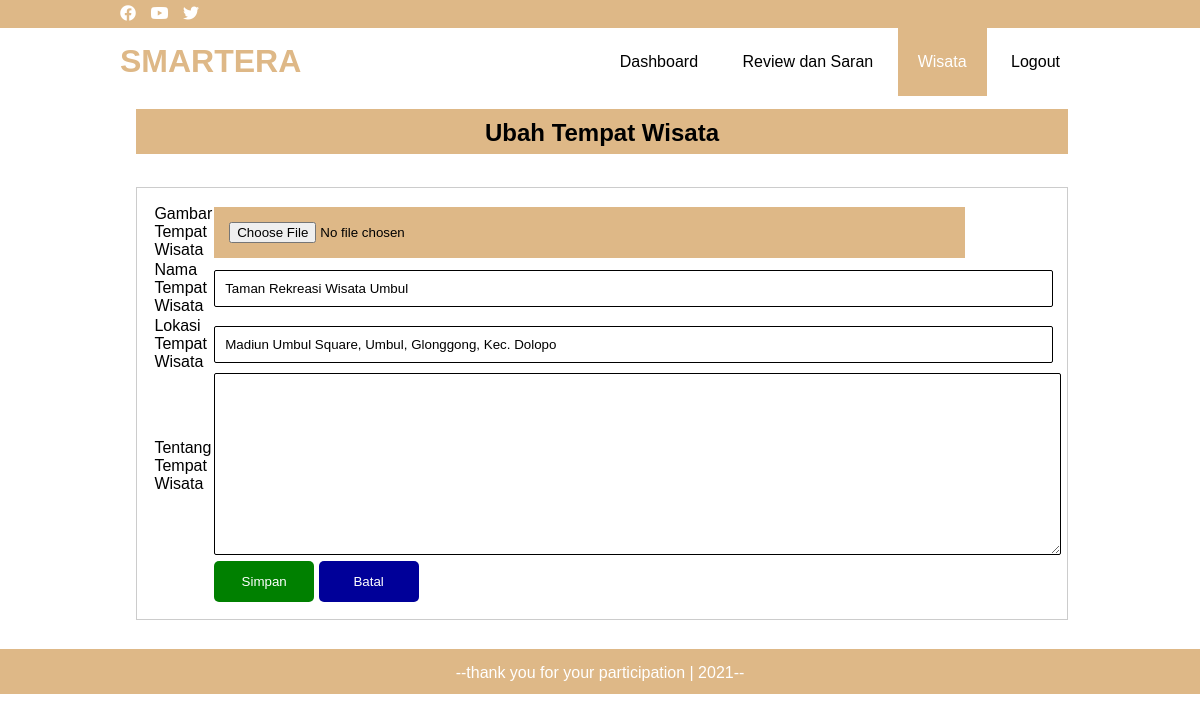
/pengelola/wisata/ubah.php?id_tempatwisata=1, run on the app's committed database.
### tables this page shows
CREATE TABLE `tempatwisata` (
  `id_tempatwisata` int(11) NOT NULL,
  `nama_tempatwisata` varchar(50) NOT NULL,
  `lokasi` varchar(100) NOT NULL,
  `tentang_tempatwisata` varchar(1024) NOT NULL,
  `gambar_tempatwisata` varchar(50) NOT NULL
);

### pengelola/wisata/functions.php (called while the page is built, shortened)
<?php
$conn = mysqli_connect('localhost', 'root', '', 'db_wisata');
function query($query){
    global $conn;
    $result = mysqli_query($conn, $query);
    $rows = [];
    while ($row = mysqli_fetch_assoc($result)){
        $rows[] = $row;
    }
return $rows;
}

### pengelola/wisata/ubah.php (the view, shortened to what this page needs)
<?php
require 'functions.php';
$id_tempatwisata = $_GET["id_tempatwisata"];
$rows = query("SELECT * FROM tempatwisata WHERE id_tempatwisata='$id_tempatwisata'");
?>
<!DOCTYPE html>
<html lang="en">
<head>
    <link rel="stylesheet" href="https://cdnjs.cloudflare.com/ajax/libs/font-awesome/5.15.2/css/all.min.css">
</head>
<body>
    <div class="website">
        <div class="container">
            <ul>
                <li><a href="https://web.facebook.com/"><i class="fab fa-facebook"></i></a></li>
                <li><a href="https://www.youtube.com/"><i class="fab fa-youtube"></i></a></li>
                <li><a href="https://twitter.com/"><i class="fab fa-twitter"></i></a></li>
            </ul>
        </div>
    </div>
    <header>
        <div class="container">
            <h1><a href="index.php">SMARTERA</a></h1>
            <ul>
                <li><a href="../index.php">Dashboard</a></li>
                <li><a href="../feedback/index.php">Review dan Saran</a></li>
                <li class="active"><a href="index.php">Wisata</a></li>
                <li><a href="../logout.php">Logout</a></li>
            </ul>
        </div>
    </header>
    <body>
        <section class="ubah-wisata">
            <div class="container">
                <div class="title">
                    <h2 style="background-color: burlywood; height:35px; padding-top:10px">Ubah Tempat Wisata</h2>
                </div>
                <div class="box">
                    <form action="" method="post">
                        <?php foreach ($rows as $row) : ?>
                            <table>
                                <tr>
                                    <td>Gambar Tempat Wisata</td>
                                    <td><input type="file" name="gambar_tempatwisata" value="<?php echo $row["gambar_tempatwisata"] ?>" size="100%"></td>
                                </tr>
                                <tr>
                                    <td>Nama Tempat Wisata </td>
                                    <td><input type="text" name="nama_tempatwisata" value="<?php echo $row["nama_tempatwisata"] ?>"size="100%"></td>
                                </tr>
                                <tr>
                                    <td>Lokasi Tempat Wisata</td>
                                    <td><input type="text" name="lokasi" value="<?php echo $row["lokasi"] ?>" size="100%"></td>
                                </tr>
                                <tr>
                                    <td>Tentang Tempat Wisata </td>
                                    <td><textarea type="text" name="tentang_tempatwisata" value="<?php echo $row["tentang_tempatwisata"] ?>" size="100%" cols="100px" rows="10px"></textarea></td>
                                </tr>
                                <tr>
                                    <td></td>
                                    <td><button type="submit" name="update">Simpan</button>
                                        <button type="reset" name="cancel">Batal</button>
                                    </td>
                                </tr>
                            </table>
                        <?php endforeach; ?>
                    </form>
                </div>
        </section>
        <div class="footer">
            <p class="made">--thank you for your participation | 2021--</p>
        </div>
    </body>
</html>

### pengelola/wisata/ubah.php (style rules this page uses)
* { padding: 0; margin: 0; font-family: sans-serif; }
a { color: inherit; text-decoration: none; }
.website { padding: 5px 0; background-color: burlywood; }
.website ul li { display: inline-block; color: white; margin-right: 10px; }
.container { width: 80%; margin: 0 auto; }
.container::after { content: ''; display: block; clear: both; }
header h1 { float: left; padding: 15px 0; color: burlywood; }
header ul { float: right; }
header ul li { display: inline-block; }
header ul li a { padding: 25px 20px; display: inline-block; }
.active { background-color: burlywood; color: white; }
.footer { height: 30px; background-color: burlywood; text-align: center; padding-top: 15px; margin-top: 29px; }
.footer .made { color: white; }
.ubah-wisata { width: 97%; margin-left: 20px; margin-right: 20px; }
.title { padding-bottom: 23px; padding-top: 13px; text-align: center; }
input[type=file] { background-color: burlywood; padding: 15px; width: 721px; }
input[type=text] { background-color: white; border: 1px solid; border-radius: 2px; padding: 10px; }
textarea[type=text] { background-color: white; border: 1px solid; border-radius: 2px; padding: 15px; }
button[type=submit] { background: #008000; border: solid 0px; border-radius: 5px; color: #FFF; padding: 13px; width: 100px; cursor: pointer; }
button[type=reset] { background: #000099; border: solid 0px; border-radius: 5px; color: #FFF; padding: 13px; width: 100px; cursor: pointer; }
.box { background-color: white; border: 1px solid #ccc; padding: 15px; box-sizing: border-box; margin: 10px 0 25px 0; }

### data on the page
tempatwisata: nama_tempatwisata "Taman Rekreasi Wisata Umbul", lokasi "Madiun Umbul Square, Umbul, Glonggong, Kec. Dolopo"
